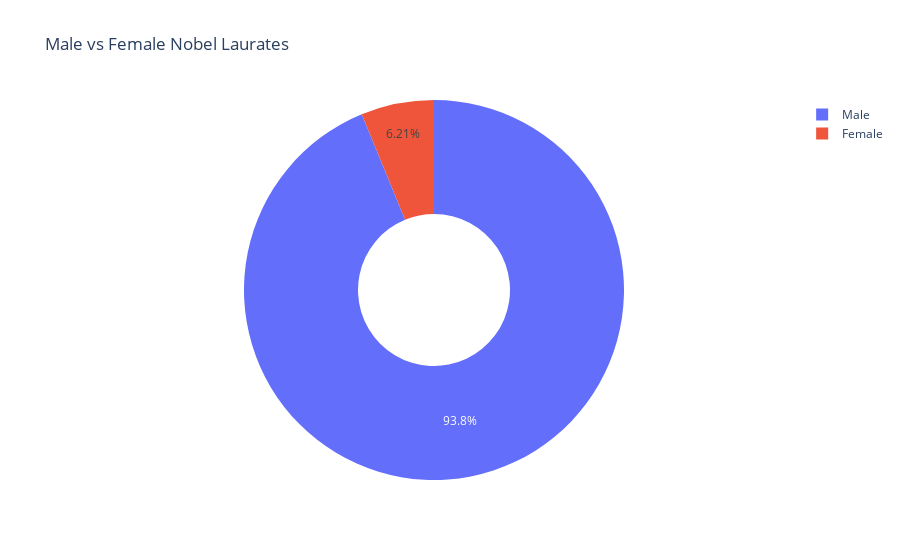

This figure's notebook cell:
### Code cell
fig = px.pie(labels=sex_counts.index, values=sex_counts.values, names=sex_counts.index, 
             hole=0.4, title='Male vs Female Nobel Laurates' )
fig.show()

### Figure 1 — Plotly figure (JSON) as saved in the notebook; plotly's stock layout.template omitted (floating-point values rounded to 4 significant figures)
{"data": [{"domain": {"x": [0, 1], "y": [0, 1]}, "hole": 0.4, "hovertemplate": "label=%{label}<br>value=%{value}<extra></extra>", "labels": ["Male", "Female"], "legendgroup": "", "name": "", "showlegend": true, "type": "pie", "values": [876, 58]}], "layout": {"legend": {"tracegroupgap": 0}, "title": {"text": "Male vs Female Nobel Laurates"}}}
